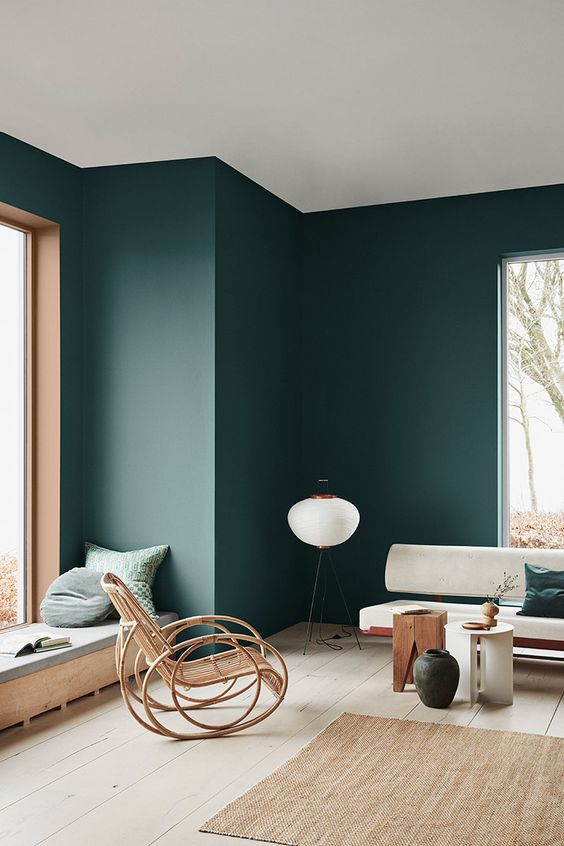
#> input picture 狗熊会深度学习入门/task1_3/task1_3.jpg, 564 x 846 px
$ jupyter execute task1.3.ipynb
#> lines starting #> are read from the running program, lines starting #| are printed output that depends on the picture
[cell 1]
from PIL import Image
import numpy as np
from matplotlib import pyplot as plt
import cv2

#importing packages

[cell 2]
photo = Image.open("task1_3.jpg")
#> photo is the input picture: PIL image 564x846 RGB; mean R, G, B 128.7, 130.9, 124.3
photo.size
#> Out = (564, 846)


#Open the image and save it as "photo"

[cell 3]
photo = photo.resize([180,270]) #resize因为原始图片比较大不适合展示
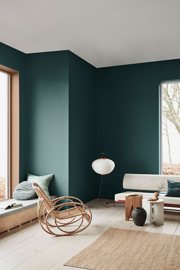
#> photo: PIL image 180x270 RGB; mean R, G, B 128.7, 130.9, 124.3
grey = photo.convert("L")
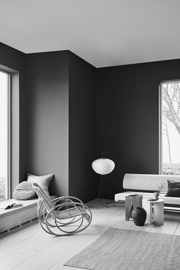
#> grey: PIL image 180x270 L; min 9, max 251, mean 129.5
grey
#convert the photo to greyscale ie 黑白only

[cell 4]
grey= np.array(grey)/255.0
#> grey: shape (270, 180) float64
grey.shape
#> Out = (270, 180)
# 将jpg图片变成矩阵，并用0-1表示每个channel的深度
#看一下像素

[cell 5]
x,y= np.gradient(grey)
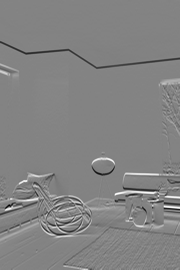
#> x: shape (270, 180) float64; min -0.465, max 0.437, mean 0.000174; drawn with min black and max white
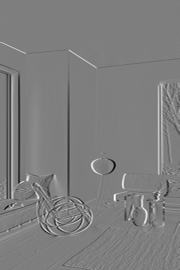
#> y: shape (270, 180) float64; min -0.437, max 0.441, mean -0.000611; drawn with min black and max white
y.shape
plt.imshow(y)
#x，y分别储存了横向与纵向的一阶导 ie边缘

[cell 6]
Im2=np.abs(x)*255 #从0-1变回0-255 因为下面的image要以unit8的形式储存
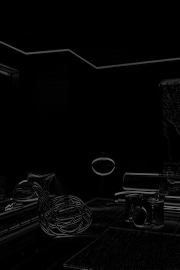
#> Im2: shape (270, 180) float64; min 0, max 118.5, mean 5.1
newIm=Image.fromarray(Im2.astype("uint8"))
newIm
#从x中画出之前grey图片的横向边缘，背景色为黑

[cell 7]
Im3=(1-np.abs(x))*255
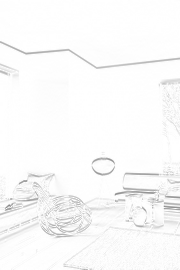
#> Im3: shape (270, 180) float64; min 136.5, max 255, mean 249.9
newIm=Image.fromarray(Im3.astype('uint8'))
newIm
#从x中画出之前grey图片的横向边缘，背景色为白（从黑图中减去黑色的部分）

[cell 8]
Im4=(1-np.abs(x)**0.25)*255 #想要保留黑色背景，只减去很小一部分的x
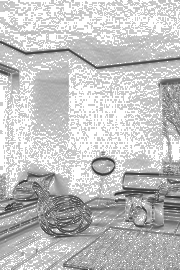
#> Im4: shape (270, 180) float64; min 44.46, max 255, mean 195
newIm=Image.fromarray(Im4.astype('uint8'))
newIm
